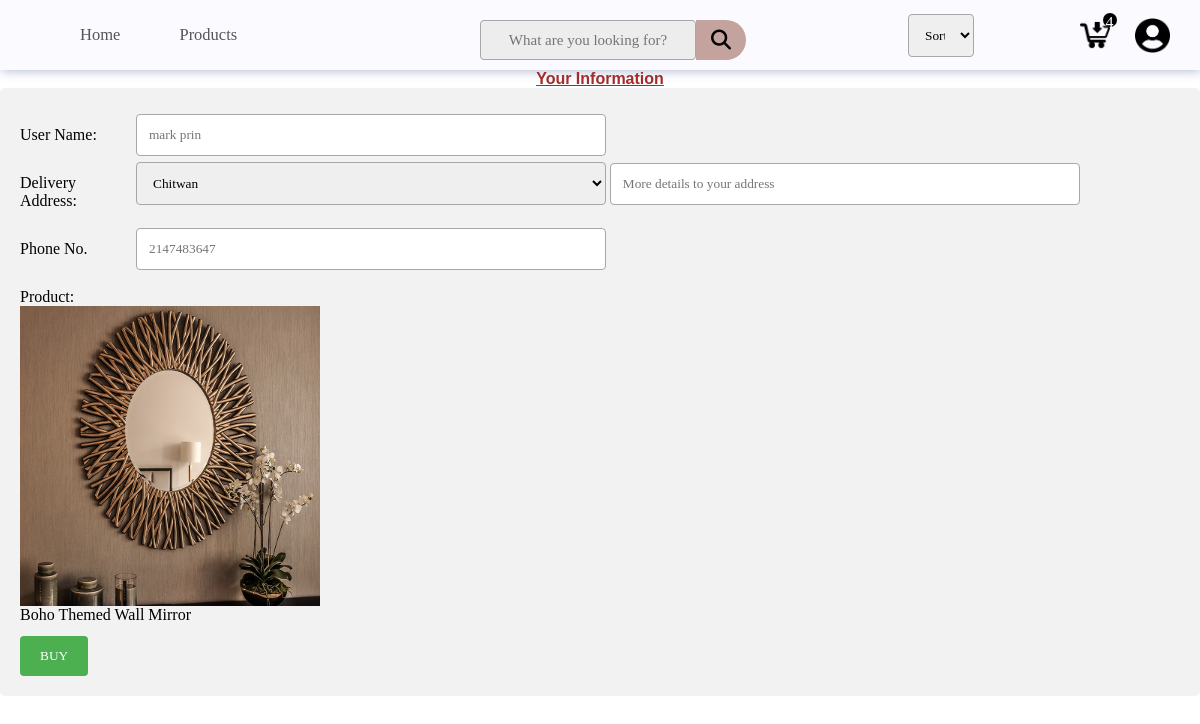
The app's page /user/book.php?id=2 (signed in) with its own data.
### tables this page shows
CREATE TABLE `user` (
  `user_id` int(11) NOT NULL,
  `username` varchar(20) NOT NULL,
  `user_email` varchar(30) NOT NULL,
  `user_password` varchar(30) NOT NULL,
  `user_phone` varchar(10) NOT NULL,
  `user_address` varchar(10) NOT NULL,
  `registered_at` date NOT NULL
);

CREATE TABLE `products` (
  `product_id` int(11) NOT NULL,
  `product_name` varchar(100) NOT NULL,
  `product_price` int(11) NOT NULL,
  `product_details` varchar(50000) NOT NULL,
  `product_image` varchar(100) NOT NULL,
  `category_id` int(11) NOT NULL,
  `product_qty` int(11) NOT NULL,
  `upload_type` int(11) NOT NULL,
  `sales` int(11) NOT NULL,
  `rating` varchar(20) NOT NULL
);

### user/book.php (the view, shortened to what this page needs)
<?php
require_once 'connection.php';
?>
<?php
$id = $_GET['id'];
$query= mysqli_query($conn, "SELECT * FROM user WHERE user_id= '".$_SESSION['user_id'] ."' ");
$fetch=mysqli_fetch_assoc($query);
?>
<!DOCTYPE html>
<html lang="en-us">
<head>
    <link rel="stylesheet" href="css/sales.css">
</head>
<body>
    <form action="due.php" method="POST" enctype="multipart/form-data">
        <h1>Your Information</h1>
        <div class="container">
            <div class="row">
                <div class="col-10">
                    <label for="username">User Name:</label>
                </div>
                <div class="col-90">
                    <input type="text" id="username" name="username" placeholder="<?php echo $fetch['username'] ?>"
                        >
                </div>
            </div>
            <div class="row">
                <div class="col-10">
                    <label for="address" required>Delivery Address:</label>
                </div>
                <div class="col-90">
                <select name="address" id="address" class="form-control" required>
    <option value="chitwan">Chitwan</option>
  </select>
        <input type="text" id="addressdetail" name="addressdetail" placeholder="More details to your address"
                       >
                </div>
            </div>
            <div class="row">
                <div class="col-10">
                    <label for="phone">Phone No.</label>
                </div>
                <div class="col-90">
                    <input type="tel" id="phone" name="phone" placeholder="<?php echo $fetch['user_phone']?>" >
                </div>
            </div>
            <div class="row">
                <div class="col-10">
                    <?php
                    $getproduct= mysqli_query($conn, "SELECT * FROM products WHERE product_id='$id'");
                    $data=mysqli_fetch_assoc($getproduct);
                    $pimage=$data['product_image'];
                    $pname=$data['product_name'];
                    ?>
                    <label for="product">Product:
                       <img src="<?php echo $pimage;?>"  height="300px" width="300px">
                        <?php echo $pname;?>
                    </label>
                </div>
            </div>
            <div class="row">
                <input type="submit" value="BUY" name="buy">
            </div>
        </div>
    </form>
</body>
</html>

### user/css/headerstyle.css (style rules this page uses)
* { margin: 0; padding: 0; box-sizing: border-box; scroll-behavior: smooth; font-family: Cambria, Cochin, Georgia, Times, 'Times New Roman', serif; text-decoration: none; color: black; }
body { font-family: "Poppins", sans-serif; justify-content: center; align-items: center; }

### user/css/sales.css (style rules this page uses)
* { box-sizing: border-box; }
input[type=text], input[type=email], input[type=file], input[type=number], input[type=select],input[type=date],input[type=select],input[type=password], input[type=tel] { width: 45%; padding: 12px; border: 1px solid rgb(168, 166, 166); border-radius: 4px; resize: vertical; }
select { width:45%; padding: 12px; border: 1px solid rgb(168, 166, 166); border-radius: 4px; resize: vertical; }
h1 { font-family: Arial; font-size: medium; font-style: normal; font-weight: bold; color: brown; text-align: center; text-decoration: underline; }
label { padding: 12px 12px 12px 0; display: inline-block; }
input[type=submit] { background-color: #4CAF50; color: white; padding: 12px 20px; border: none; border-radius: 4px; cursor: pointer; float:left; }
.container { border-radius: 5px; background-color:#f2f2f2; padding: 20px; }
.col-10 { float: left; width:10%; margin-top: 6px; }
.col-90 { float: left; width: 90%; margin-top: 6px; }
.row:after { content: ""; display: table; clear: both; }

### user/header1.php (style rules this page uses)
select { border:1px solid black; padding: 10px 20px; border-radius:2px; width: 120px; cursor:pointer; }

### records on screen
user: username "mark prin", phone "2147483647"
products: product_image (picture), product_name "Boho Themed Wall Mirror"

### other values on screen
mysqli_num_rows($all_cart) "4"
